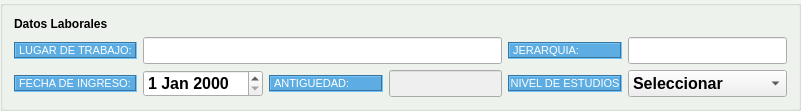
          <widget class="QGroupBox" name="groupBox_13">
           <property name="sizePolicy">
            <sizepolicy hsizetype="Preferred" vsizetype="Fixed">
             <horstretch>0</horstretch>
             <verstretch>0</verstretch>
            </sizepolicy>
           </property>
           <property name="palette">
            <palette>
             <active>
              <colorrole role="WindowText">
               <brush brushstyle="SolidPattern">
                <color alpha="255">
                 <red>0</red>
                 <green>0</green>
                 <blue>0</blue>
                </color>
               </brush>
              </colorrole>
              <colorrole role="Button">
               <brush brushstyle="SolidPattern">
                <color alpha="255">
                 <red>240</red>
                 <green>245</green>
                 <blue>239</blue>
                </color>
               </brush>
              </colorrole>
              <colorrole role="Light">
               <brush brushstyle="SolidPattern">
                <color alpha="255">
                 <red>186</red>
                 <green>195</green>
                 <blue>195</blue>
                </color>
               </brush>
              </colorrole>
              <colorrole role="Midlight">
               <brush brushstyle="SolidPattern">
                <color alpha="255">
                 <red>155</red>
                 <green>162</green>
                 <blue>162</blue>
                </color>
               </brush>
              </colorrole>
              <colorrole role="Dark">
               <brush brushstyle="SolidPattern">
                <color alpha="255">
                 <red>62</red>
                 <green>65</green>
                 <blue>65</blue>
                </color>
               </brush>
              </colorrole>
              <colorrole role="Mid">
               <brush brushstyle="SolidPattern">
                <color alpha="255">
                 <red>82</red>
                 <green>87</green>
                 <blue>87</blue>
                </color>
               </brush>
              </colorrole>
              <colorrole role="Text">
               <brush brushstyle="SolidPattern">
                <color alpha="255">
                 <red>0</red>
                 <green>0</green>
                 <blue>0</blue>
                </color>
               </brush>
              </colorrole>
              <colorrole role="BrightText">
               <brush brushstyle="SolidPattern">
                <color alpha="255">
                 <red>255</red>
                 <green>255</green>
                 <blue>255</blue>
                </color>
               </brush>
              </colorrole>
              <colorrole role="ButtonText">
               <brush brushstyle="SolidPattern">
                <color alpha="255">
                 <red>0</red>
                 <green>0</green>
                 <blue>0</blue>
                </color>
               </brush>
              </colorrole>
              <colorrole role="Base">
               <brush brushstyle="SolidPattern">
                <color alpha="255">
                 <red>240</red>
                 <green>245</green>
                 <blue>239</blue>
                </color>
               </brush>
              </colorrole>
              <colorrole role="Window">
               <brush brushstyle="SolidPattern">
                <color alpha="255">
                 <red>240</red>
                 <green>245</green>
                 <blue>239</blue>
                </color>
               </brush>
              </colorrole>
              <colorrole role="Shadow">
               <brush brushstyle="SolidPattern">
                <color alpha="255">
                 <red>0</red>
                 <green>0</green>
                 <blue>0</blue>
                </color>
               </brush>
              </colorrole>
              <colorrole role="AlternateBase">
               <brush brushstyle="SolidPattern">
                <color alpha="255">
                 <red>189</red>
                 <green>192</green>
                 <blue>192</blue>
                </color>
               </brush>
              </colorrole>
              <colorrole role="ToolTipBase">
               <brush brushstyle="SolidPattern">
                <color alpha="255">
                 <red>255</red>
                 <green>255</green>
                 <blue>220</blue>
                </color>
               </brush>
              </colorrole>
              <colorrole role="ToolTipText">
               <brush brushstyle="SolidPattern">
                <color alpha="255">
                 <red>0</red>
                 <green>0</green>
                 <blue>0</blue>
                </color>
               </brush>
              </colorrole>
             </active>
             <inactive>
              <colorrole role="WindowText">
               <brush brushstyle="SolidPattern">
                <color alpha="255">
                 <red>0</red>
                 <green>0</green>
                 <blue>0</blue>
                </color>
               </brush>
              </colorrole>
              <colorrole role="Button">
               <brush brushstyle="SolidPattern">
                <color alpha="255">
                 <red>240</red>
                 <green>245</green>
                 <blue>239</blue>
                </color>
               </brush>
              </colorrole>
              <colorrole role="Light">
               <brush brushstyle="SolidPattern">
                <color alpha="255">
                 <red>186</red>
                 <green>195</green>
                 <blue>195</blue>
                </color>
               </brush>
              </colorrole>
              <colorrole role="Midlight">
               <brush brushstyle="SolidPattern">
                <color alpha="255">
                 <red>155</red>
                 <green>162</green>
                 <blue>162</blue>
                </color>
               </brush>
              </colorrole>
              <colorrole role="Dark">
               <brush brushstyle="SolidPattern">
                <color alpha="255">
                 <red>62</red>
                 <green>65</green>
                 <blue>65</blue>
                </color>
               </brush>
              </colorrole>
              <colorrole role="Mid">
               <brush brushstyle="SolidPattern">
                <color alpha="255">
                 <red>82</red>
                 <green>87</green>
                 <blue>87</blue>
                </color>
               </brush>
              </colorrole>
              <colorrole role="Text">
               <brush brushstyle="SolidPattern">
                <color alpha="255">
                 <red>0</red>
                 <green>0</green>
                 <blue>0</blue>
                </color>
               </brush>
              </colorrole>
              <colorrole role="BrightText">
               <brush brushstyle="SolidPattern">
                <color alpha="255">
                 <red>255</red>
                 <green>255</green>
                 <blue>255</blue>
                </color>
               </brush>
              </colorrole>
              <colorrole role="ButtonText">
               <brush brushstyle="SolidPattern">
                <color alpha="255">
                 <red>0</red>
                 <green>0</green>
                 <blue>0</blue>
                </color>
               </brush>
              </colorrole>
              <colorrole role="Base">
               <brush brushstyle="SolidPattern">
                <color alpha="255">
                 <red>240</red>
                 <green>245</green>
                 <blue>239</blue>
                </color>
               </brush>
              </colorrole>
              <colorrole role="Window">
               <brush brushstyle="SolidPattern">
                <color alpha="255">
                 <red>240</red>
                 <green>245</green>
                 <blue>239</blue>
                </color>
               </brush>
              </colorrole>
              <colorrole role="Shadow">
               <brush brushstyle="SolidPattern">
                <color alpha="255">
                 <red>0</red>
                 <green>0</green>
                 <blue>0</blue>
                </color>
               </brush>
              </colorrole>
              <colorrole role="AlternateBase">
               <brush brushstyle="SolidPattern">
                <color alpha="255">
                 <red>189</red>
                 <green>192</green>
                 <blue>192</blue>
                </color>
               </brush>
              </colorrole>
              <colorrole role="ToolTipBase">
               <brush brushstyle="SolidPattern">
                <color alpha="255">
                 <red>255</red>
                 <green>255</green>
                 <blue>220</blue>
                </color>
               </brush>
              </colorrole>
              <colorrole role="ToolTipText">
               <brush brushstyle="SolidPattern">
                <color alpha="255">
                 <red>0</red>
                 <green>0</green>
                 <blue>0</blue>
                </color>
               </brush>
              </colorrole>
             </inactive>
             <disabled>
              <colorrole role="WindowText">
               <brush brushstyle="SolidPattern">
                <color alpha="255">
                 <red>62</red>
                 <green>65</green>
                 <blue>65</blue>
                </color>
               </brush>
              </colorrole>
              <colorrole role="Button">
               <brush brushstyle="SolidPattern">
                <color alpha="255">
                 <red>240</red>
                 <green>245</green>
                 <blue>239</blue>
                </color>
               </brush>
              </colorrole>
              <colorrole role="Light">
               <brush brushstyle="SolidPattern">
                <color alpha="255">
                 <red>186</red>
                 <green>195</green>
                 <blue>195</blue>
                </color>
               </brush>
              </colorrole>
              <colorrole role="Midlight">
               <brush brushstyle="SolidPattern">
                <color alpha="255">
                 <red>155</red>
                 <green>162</green>
                 <blue>162</blue>
                </color>
               </brush>
              </colorrole>
              <colorrole role="Dark">
               <brush brushstyle="SolidPattern">
                <color alpha="255">
                 <red>62</red>
                 <green>65</green>
                 <blue>65</blue>
                </color>
               </brush>
              </colorrole>
              <colorrole role="Mid">
               <brush brushstyle="SolidPattern">
                <color alpha="255">
                 <red>82</red>
                 <green>87</green>
                 <blue>87</blue>
                </color>
               </brush>
              </colorrole>
              <colorrole role="Text">
               <brush brushstyle="SolidPattern">
                <color alpha="255">
                 <red>62</red>
                 <green>65</green>
                 <blue>65</blue>
                </color>
               </brush>
              </colorrole>
              <colorrole role="BrightText">
               <brush brushstyle="SolidPattern">
                <color alpha="255">
                 <red>255</red>
                 <green>255</green>
                 <blue>255</blue>
                </color>
               </brush>
              </colorrole>
              <colorrole role="ButtonText">
               <brush brushstyle="SolidPattern">
                <color alpha="255">
                 <red>62</red>
                 <green>65</green>
                 <blue>65</blue>
                </color>
               </brush>
              </colorrole>
              <colorrole role="Base">
               <brush brushstyle="SolidPattern">
                <color alpha="255">
                 <red>240</red>
                 <green>245</green>
                 <blue>239</blue>
                </color>
               </brush>
              </colorrole>
              <colorrole role="Window">
               <brush brushstyle="SolidPattern">
                <color alpha="255">
                 <red>240</red>
                 <green>245</green>
                 <blue>239</blue>
                </color>
               </brush>
              </colorrole>
              <colorrole role="Shadow">
               <brush brushstyle="SolidPattern">
                <color alpha="255">
                 <red>0</red>
                 <green>0</green>
                 <blue>0</blue>
                </color>
               </brush>
              </colorrole>
              <colorrole role="AlternateBase">
               <brush brushstyle="SolidPattern">
                <color alpha="255">
                 <red>124</red>
                 <green>130</green>
                 <blue>130</blue>
                </color>
               </brush>
              </colorrole>
              <colorrole role="ToolTipBase">
               <brush brushstyle="SolidPattern">
                <color alpha="255">
                 <red>255</red>
                 <green>255</green>
                 <blue>220</blue>
                </color>
               </brush>
              </colorrole>
              <colorrole role="ToolTipText">
               <brush brushstyle="SolidPattern">
                <color alpha="255">
                 <red>0</red>
                 <green>0</green>
                 <blue>0</blue>
                </color>
               </brush>
              </colorrole>
             </disabled>
            </palette>
           </property>
           <property name="font">
            <font>
             <family>Arial</family>
             <pointsize>8</pointsize>
             <weight>75</weight>
             <bold>true</bold>
            </font>
           </property>
           <property name="styleSheet">
            <string notr="true">#groupBox_13{
background-color: #F0F5EF
}</string>
           </property>
           <property name="title">
            <string/>
           </property>
           <layout class="QGridLayout" name="gridLayout" columnstretch="10,10,10,10,10,0,0,0,0,0" rowminimumheight="1,0,0,0,0,0,0">
            <item row="5" column="9">
             <widget class="QLineEdit" name="af_jerarquia">
              <property name="sizePolicy">
               <sizepolicy hsizetype="Expanding" vsizetype="Fixed">
                <horstretch>0</horstretch>
                <verstretch>0</verstretch>
               </sizepolicy>
              </property>
              <property name="font">
               <font>
                <family>System</family>
                <pointsize>12</pointsize>
                <weight>75</weight>
                <bold>true</bold>
               </font>
              </property>
              <property name="maxLength">
               <number>99</number>
              </property>
             </widget>
            </item>
            <item row="5" column="0">
             <widget class="QLabel" name="label_6">
              <property name="sizePolicy">
               <sizepolicy hsizetype="Preferred" vsizetype="Fixed">
                <horstretch>0</horstretch>
                <verstretch>0</verstretch>
               </sizepolicy>
              </property>
              <property name="font">
               <font>
                <family>Arial</family>
                <pointsize>8</pointsize>
                <weight>50</weight>
                <bold>false</bold>
               </font>
              </property>
              <property name="styleSheet">
               <string notr="true">#label_6{
background-color:#5DADE2  ;
color: #FFFFFF ; ;
}</string>
              </property>
              <property name="frameShape">
               <enum>QFrame::Box</enum>
              </property>
              <property name="frameShadow">
               <enum>QFrame::Sunken</enum>
              </property>
              <property name="text">
               <string>LUGAR DE TRABAJO:</string>
              </property>
             </widget>
            </item>
            <item row="6" column="0">
             <widget class="QLabel" name="label_18">
              <property name="sizePolicy">
               <sizepolicy hsizetype="Preferred" vsizetype="Fixed">
                <horstretch>0</horstretch>
                <verstretch>0</verstretch>
               </sizepolicy>
              </property>
              <property name="font">
               <font>
                <family>Arial</family>
                <pointsize>8</pointsize>
                <weight>50</weight>
                <bold>false</bold>
               </font>
              </property>
              <property name="styleSheet">
               <string notr="true">#label_18{
background-color:#5DADE2  ;
color: #FFFFFF ; 
}</string>
              </property>
              <property name="frameShape">
               <enum>QFrame::Box</enum>
              </property>
              <property name="frameShadow">
               <enum>QFrame::Sunken</enum>
              </property>
              <property name="text">
               <string>FECHA DE INGRESO:</string>
              </property>
             </widget>
            </item>
            <item row="6" column="1">
             <widget class="QDateEdit" name="af_fecha_ingreso">
              <property name="sizePolicy">
               <sizepolicy hsizetype="Minimum" vsizetype="Fixed">
                <horstretch>0</horstretch>
                <verstretch>0</verstretch>
               </sizepolicy>
              </property>
              <property name="font">
               <font>
                <family>System</family>
                <pointsize>12</pointsize>
                <weight>75</weight>
                <bold>true</bold>
               </font>
              </property>
             </widget>
            </item>
            <item row="6" column="2">
             <widget class="QLabel" name="label_17">
              <property name="sizePolicy">
               <sizepolicy hsizetype="Preferred" vsizetype="Fixed">
                <horstretch>0</horstretch>
                <verstretch>0</verstretch>
               </sizepolicy>
              </property>
              <property name="font">
               <font>
                <family>Arial</family>
                <pointsize>8</pointsize>
                <weight>50</weight>
                <bold>false</bold>
               </font>
              </property>
              <property name="styleSheet">
               <string notr="true">#label_17{
background-color:#5DADE2  ;
color: #FFFFFF ; 
}</string>
              </property>
              <property name="frameShape">
               <enum>QFrame::Box</enum>
              </property>
              <property name="frameShadow">
               <enum>QFrame::Sunken</enum>
              </property>
              <property name="text">
               <string>ANTIGUEDAD:</string>
              </property>
             </widget>
            </item>
            <item row="6" column="3">
             <widget class="QLineEdit" name="af_antiguedad">
              <property name="enabled">
               <bool>false</bool>
              </property>
              <property name="sizePolicy">
               <sizepolicy hsizetype="Expanding" vsizetype="Fixed">
                <horstretch>0</horstretch>
                <verstretch>0</verstretch>
               </sizepolicy>
              </property>
              <property name="font">
               <font>
                <family>System</family>
                <pointsize>12</pointsize>
               </font>
              </property>
              <property name="maxLength">
               <number>3</number>
              </property>
             </widget>
            </item>
            <item row="6" column="9">
             <widget class="QComboBox" name="af_nivel_estudios">
              <property name="sizePolicy">
               <sizepolicy hsizetype="Preferred" vsizetype="Fixed">
                <horstretch>0</horstretch>
                <verstretch>0</verstretch>
               </sizepolicy>
              </property>
              <property name="font">
               <font>
                <family>System</family>
                <pointsize>12</pointsize>
                <weight>75</weight>
                <bold>true</bold>
               </font>
              </property>
              <item>
               <property name="text">
                <string>Seleccionar</string>
               </property>
              </item>
              <item>
               <property name="text">
                <string>Primario</string>
               </property>
              </item>
              <item>
               <property name="text">
                <string>Secundario</string>
               </property>
              </item>
              <item>
               <property name="text">
                <string>Terciario</string>
               </property>
              </item>
              <item>
               <property name="text">
                <string>Universitario</string>
               </property>
              </item>
              <item>
               <property name="text">
                <string>Posgrado</string>
               </property>
              </item>
             </widget>
            </item>
            <item row="5" column="1" colspan="3">
             <widget class="QLineEdit" name="af_lugar_trabajo">
              <property name="sizePolicy">
               <sizepolicy hsizetype="Expanding" vsizetype="Fixed">
                <horstretch>0</horstretch>
                <verstretch>0</verstretch>
               </sizepolicy>
              </property>
              <property name="font">
               <font>
                <family>System</family>
                <pointsize>12</pointsize>
                <weight>75</weight>
                <bold>true</bold>
               </font>
              </property>
              <property name="maxLength">
               <number>99</number>
              </property>
             </widget>
            </item>
            <item row="5" column="4">
             <widget class="QLabel" name="label_20">
              <property name="sizePolicy">
               <sizepolicy hsizetype="Preferred" vsizetype="Fixed">
                <horstretch>0</horstretch>
                <verstretch>0</verstretch>
               </sizepolicy>
              </property>
              <property name="font">
               <font>
                <family>Arial</family>
                <pointsize>8</pointsize>
                <weight>50</weight>
                <bold>false</bold>
               </font>
              </property>
              <property name="styleSheet">
               <string notr="true">#label_20{
background-color:#5DADE2  ;
color: #FFFFFF ; 
}</string>
              </property>
              <property name="frameShape">
               <enum>QFrame::Box</enum>
              </property>
              <property name="frameShadow">
               <enum>QFrame::Sunken</enum>
              </property>
              <property name="text">
               <string>JERARQUIA:</string>
              </property>
             </widget>
            </item>
            <item row="6" column="4">
             <widget class="QLabel" name="label_29">
              <property name="sizePolicy">
               <sizepolicy hsizetype="Preferred" vsizetype="Fixed">
                <horstretch>0</horstretch>
                <verstretch>0</verstretch>
               </sizepolicy>
              </property>
              <property name="font">
               <font>
                <family>Arial</family>
                <pointsize>8</pointsize>
                <weight>50</weight>
                <bold>false</bold>
               </font>
              </property>
              <property name="styleSheet">
               <string notr="true">#label_29{
background-color:#5DADE2  ;
color: #FFFFFF ; 
}</string>
              </property>
              <property name="frameShape">
               <enum>QFrame::Box</enum>
              </property>
              <property name="frameShadow">
               <enum>QFrame::Sunken</enum>
              </property>
              <property name="text">
               <string>NIVEL DE ESTUDIOS</string>
              </property>
              <property name="alignment">
               <set>Qt::AlignCenter</set>
              </property>
             </widget>
            </item>
            <item row="0" column="0">
             <widget class="QLabel" name="label_14">
              <property name="sizePolicy">
               <sizepolicy hsizetype="Preferred" vsizetype="Fixed">
                <horstretch>0</horstretch>
                <verstretch>0</verstretch>
               </sizepolicy>
              </property>
              <property name="font">
               <font>
                <family>Arial</family>
                <weight>75</weight>
                <bold>true</bold>
               </font>
              </property>
              <property name="text">
               <string>Datos Laborales</string>
              </property>
             </widget>
            </item>
           </layout>
          </widget>
